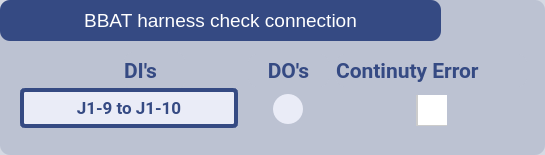
  <widget class="QGroupBox" name="groupBox">
   <property name="geometry">
    <rect>
     <x>513</x>
     <y>75</y>
     <width>545</width>
     <height>155</height>
    </rect>
   </property>
   <property name="styleSheet">
    <string notr="true">background:color rgb(150,160,186,40%);
border-radius:10px;</string>
   </property>
   <property name="title">
    <string/>
   </property>
   <widget class="QLabel" name="lblShellLoading_19">
    <property name="geometry">
     <rect>
      <x>273</x>
      <y>94</y>
      <width>30</width>
      <height>30</height>
     </rect>
    </property>
    <property name="styleSheet">
     <string notr="true">background:rgb(234, 236, 247);
border-radius:15px;</string>
    </property>
    <property name="text">
     <string/>
    </property>
   </widget>
   <widget class="QLabel" name="btnBDOBUSJ19J110_2">
    <property name="geometry">
     <rect>
      <x>20</x>
      <y>88</y>
      <width>218</width>
      <height>40</height>
     </rect>
    </property>
    <property name="font">
     <font>
      <family>Roboto</family>
      <pointsize>13</pointsize>
      <weight>75</weight>
      <bold>true</bold>
     </font>
    </property>
    <property name="styleSheet">
     <string notr="true">background:rgb(234, 236, 247);
border: 4px solid rgb(53,74, 131);
color:rgb(53,74, 131);
border-radius:5px;



</string>
    </property>
    <property name="text">
     <string>J1-9 to J1-10</string>
    </property>
    <property name="alignment">
     <set>Qt::AlignCenter</set>
    </property>
   </widget>
   <widget class="QPushButton" name="pbHarness">
    <property name="geometry">
     <rect>
      <x>0</x>
      <y>0</y>
      <width>441</width>
      <height>41</height>
     </rect>
    </property>
    <property name="font">
     <font>
      <pointsize>14</pointsize>
     </font>
    </property>
    <property name="styleSheet">
     <string notr="true">background-color: rgb(53, 74, 131); 
color: rgb(255, 255, 255);</string>
    </property>
    <property name="text">
     <string>BBAT harness check connection</string>
    </property>
   </widget>
   <widget class="QCheckBox" name="ckBDOBUSTestSetupPrecheck2">
    <property name="geometry">
     <rect>
      <x>416</x>
      <y>95</y>
      <width>31</width>
      <height>31</height>
     </rect>
    </property>
    <property name="font">
     <font>
      <pointsize>-1</pointsize>
     </font>
    </property>
    <property name="styleSheet">
     <string notr="true">QCheckBox {
    spacing: 18px; /* Adjust spacing between the checkbox and text */
    font-size: 28px; /* Set the font size */
    background-color: rgba(150, 160, 186, 1%); /* Background color */
 color:rgb(53,74, 131);
}

QCheckBox::indicator {
    width: 30px; /* Adjust the width of the checkbox indicator */
    height: 30px; /* Adjust the height of the checkbox indicator */
    border-radius: 30px; /* Make the indicator circular */
    border: 2px solid #cccccc; /* Add a border around the indicator */
color:rgb(53,74, 131);
}

QCheckBox::indicator:checked {
    background-color: #000000; /* Change the background color of the indicator when checked */
    border: 2px solid #ffffff; /* Add a border around the indicator when checked */
color:rgb(53,74, 131);
}

QCheckBox::indicator:unchecked {
    background-color: #ffffff; /* Change the background color of the indicator when unchecked */
color:rgb(53,74, 131);
}
</string>
    </property>
    <property name="text">
     <string/>
    </property>
   </widget>
   <widget class="QLabel" name="label_103">
    <property name="geometry">
     <rect>
      <x>124</x>
      <y>52</y>
      <width>61</width>
      <height>38</height>
     </rect>
    </property>
    <property name="font">
     <font>
      <family>Roboto</family>
      <pointsize>16</pointsize>
      <weight>75</weight>
      <bold>true</bold>
     </font>
    </property>
    <property name="styleSheet">
     <string notr="true">background:color rgb(150,160,186,1%);
color:rgb(53,74, 131);</string>
    </property>
    <property name="text">
     <string>DI's</string>
    </property>
   </widget>
   <widget class="QLabel" name="label_104">
    <property name="geometry">
     <rect>
      <x>248</x>
      <y>54</y>
      <width>81</width>
      <height>33</height>
     </rect>
    </property>
    <property name="font">
     <font>
      <family>Roboto</family>
      <pointsize>16</pointsize>
      <weight>75</weight>
      <bold>true</bold>
     </font>
    </property>
    <property name="styleSheet">
     <string notr="true">background:color rgb(150,160,186,1%);
color:rgb(53,74, 131);</string>
    </property>
    <property name="text">
     <string>DO's</string>
    </property>
    <property name="alignment">
     <set>Qt::AlignCenter</set>
    </property>
   </widget>
   <widget class="QLabel" name="label_105">
    <property name="geometry">
     <rect>
      <x>336</x>
      <y>54</y>
      <width>191</width>
      <height>33</height>
     </rect>
    </property>
    <property name="font">
     <font>
      <family>Roboto</family>
      <pointsize>16</pointsize>
      <weight>75</weight>
      <bold>true</bold>
     </font>
    </property>
    <property name="styleSheet">
     <string notr="true">background:color rgb(150,160,186,1%);
color:rgb(53,74, 131);</string>
    </property>
    <property name="text">
     <string>Continuty Error</string>
    </property>
   </widget>
  </widget>
